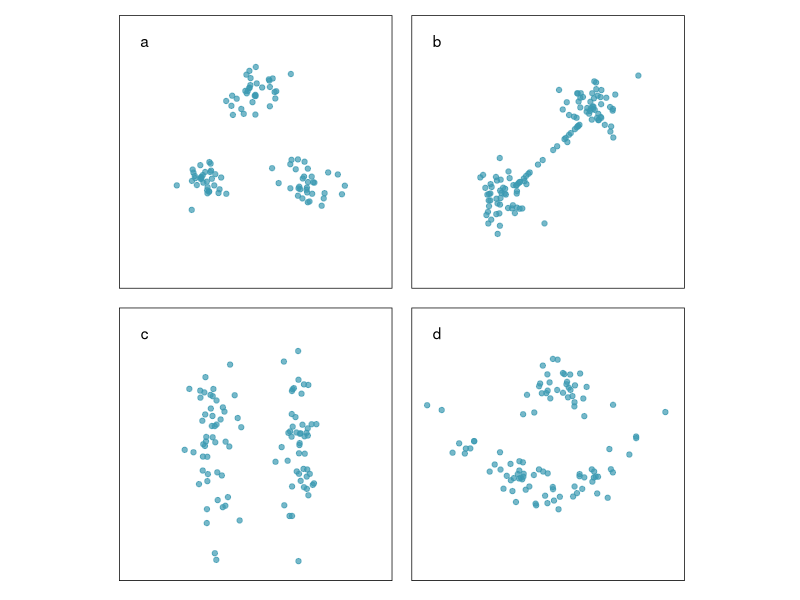
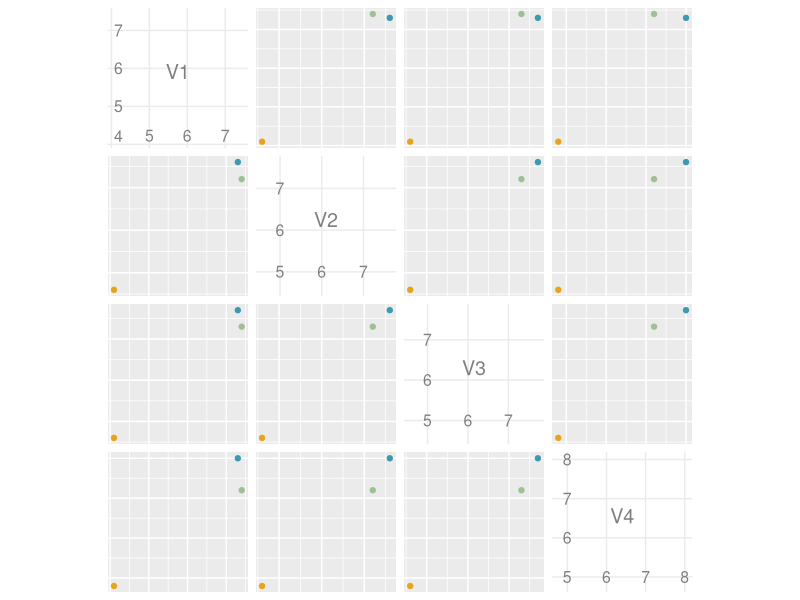
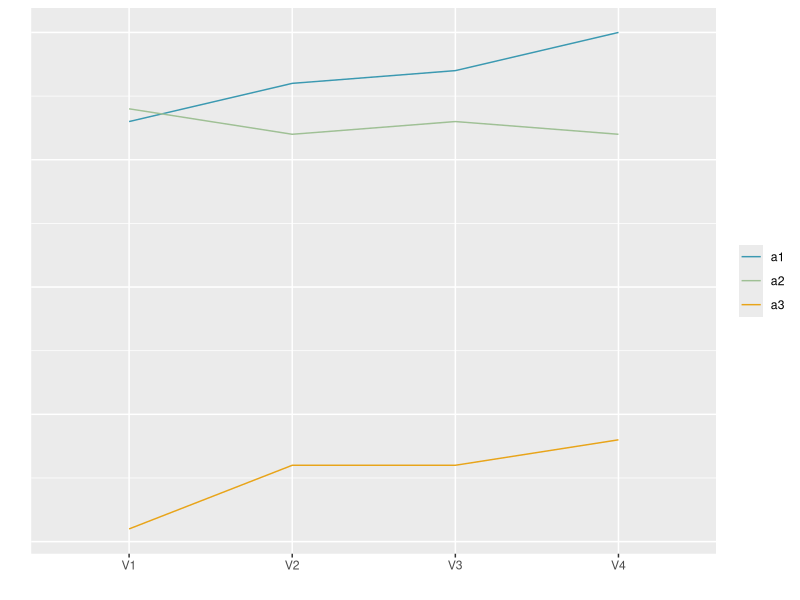

These charts were generated, in order, by the following R code:
## ---- chunk 1
#| label: fig-ideal-clusters
#| echo: FALSE
#| fig-width: 5
#| fig-height: 5
#| out-width: "100%"
#| fig-cap: "Different structures in data impact cluster analysis.  When there are well-separated groups (a), it is simple to group similar observations. Even when there are not, partitioning observations into groups may still be useful. There may be nuisance observations or (b) nuisance variables (c) that affect the interpoint distance calculations and distract the clustering algorithm, and there may oddly shaped clusters (d) which are hard to numerically describe."
#| message: false
stdd <- function(x) (x-mean(x))/sd(x)
set.seed(20230513)
d_sep_cl <- matrix(rnorm(99*2), ncol=2)
d_sep_cl[1:33,1] <-
  d_sep_cl[1:33,1]+8
d_sep_cl[34:66,2] <-
  d_sep_cl[34:66,2]+8
d_sep_cl[34:66,1] <-
  d_sep_cl[34:66,1]+4
d_sep_cl <- data.frame(x1=stdd(d_sep_cl[,1]), 
                       x2=stdd(d_sep_cl[,2]))

x <- (runif(20)-0.5)*4
y <- x
d_nuis_pts <- data.frame(x1 = stdd(c(rnorm(50, -3), 
                            rnorm(50, 3), x)),
                 x2 = stdd(c(rnorm(50, -3), 
                            rnorm(50, 3), y)))

d_nuis_vars <- matrix(rnorm(99*2), ncol=2)
d_nuis_vars[1:49,1] <- d_nuis_vars[1:49,1]+8
d_nuis_vars <-
  data.frame(x1=stdd(d_nuis_vars[,1]),
             x2=stdd(d_nuis_vars[,2]))

d_odd_shapes <- matrix(rnorm(99*2),ncol=2)
d_odd_shapes[1:66,2] <- (d_odd_shapes[1:66,1])^2-5 + rnorm(66)*0.6
d_odd_shapes[1:66,1] <- d_odd_shapes[1:66,1]*3
d_odd_shapes <-
  data.frame(x1=stdd(d_odd_shapes[,1]),
             x2=stdd(d_odd_shapes[,2]))

library(ggplot2)
library(patchwork)
p1 <- ggplot(d_sep_cl, aes(x=x1, y=x2)) + 
  geom_point(colour="#3B99B1", alpha=0.7) + 
  annotate("text", -2.5, 2.5, label="a") +
  xlim(-2.8, 2.8) + ylim(-2.8, 2.8) +
  theme(aspect.ratio=1,
        axis.text = element_blank(),
        axis.title = element_blank(),
        axis.ticks = element_blank(),
        panel.background = element_rect("white"),
        panel.border = element_rect("black", fill=NA, 
             linewidth = 0.5))
p2 <- ggplot(d_nuis_pts, aes(x=x1, y=x2)) + 
  geom_point(colour="#3B99B1", alpha=0.7) + 
  annotate("text", -2.5, 2.5, label="b") +
  xlim(-2.8, 2.8) + ylim(-2.8, 2.8) +
  theme(aspect.ratio=1,
        axis.text = element_blank(),
        axis.title = element_blank(),
        axis.ticks = element_blank(),
        panel.background = element_rect("white"),
        panel.border = element_rect("black", fill=NA, 
             linewidth = 0.5))
p3 <- ggplot(d_nuis_vars, aes(x=x1, y=x2)) + 
  geom_point(colour="#3B99B1", alpha=0.7) + 
  annotate("text", -2.5, 2.5, label="c") +
  xlim(-2.8, 2.8) + ylim(-2.8, 2.8) +
  theme(aspect.ratio=1,
        axis.text = element_blank(),
        axis.title = element_blank(),
        axis.ticks = element_blank(),
        panel.background = element_rect("white"),
        panel.border = element_rect("black", fill=NA, 
             linewidth = 0.5))
p4 <- ggplot(d_odd_shapes, aes(x=x1, y=x2)) + 
  geom_point(colour="#3B99B1", alpha=0.7) + 
  annotate("text", -2.5, 2.5, label="d") +
  xlim(-2.8, 2.8) + ylim(-2.8, 2.8) +
  theme(aspect.ratio=1,
        axis.text = element_blank(),
        axis.title = element_blank(),
        axis.ticks = element_blank(),
        panel.background = element_rect("white"),
        panel.border = element_rect("black", fill=NA, 
             linewidth = 0.5))
print(p1 + p2 + p3 + p4 + plot_layout(ncol=2))
## ---- chunk 2
#| message: FALSE
#| warning: false
#| fig-width: 4
#| fig-height: 4
x <- tibble::tibble(V1 = c(7.3, 7.4, 4.1),
                    V2 = c(7.6, 7.2, 4.6),
                    V3 = c(7.7, 7.3, 4.6),
                    V4 = c(8.0, 7.2, 4.8),
                    point = factor(c("a1", "a2", "a3")))
library(GGally)
library(colorspace)
library(gridExtra)
pscat <- ggpairs(x, columns=1:4,
                 upper=list(continuous="points"),
                 diag=list(continuous="blankDiag"),
                 axisLabels="internal",
                 ggplot2::aes(colour=point)) +
    scale_colour_discrete_divergingx(
      palette = "Zissou 1", nmax=4) +
    theme(aspect.ratio=1)
pscat
## ---- chunk 3
#| fig-width: 3
#| fig-height: 3.4
ppar <- ggparcoord(x, columns=1:4, 
                   groupColumn = 5, 
                   scale = "globalminmax") +
    scale_colour_discrete_divergingx(
      palette = "Zissou 1", nmax=4) +
  xlab("") + ylab("") + 
  theme(axis.ticks.y = element_blank(),
        axis.text.y = element_blank(),
        legend.title = element_blank())
ppar
